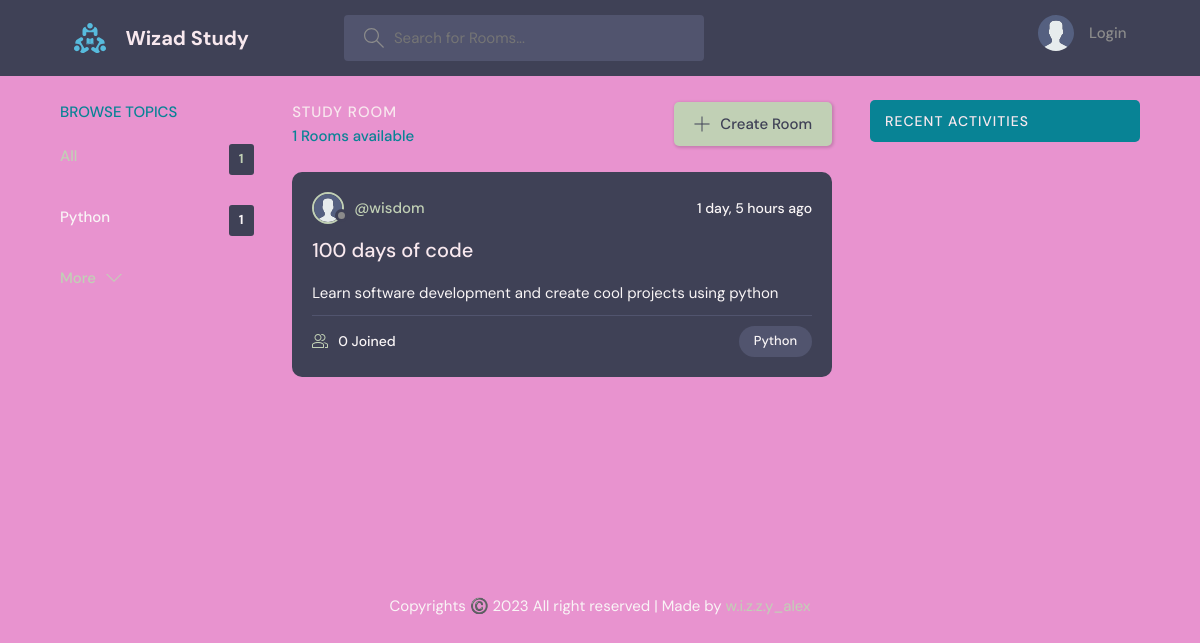
The page / on the database its author committed.
### base/models.py (models this page shows, shortened)
class Topic(models.Model):
    name = models.CharField(max_length=200)

class Room(models.Model):
    host = models.ForeignKey(User, on_delete=models.SET_NULL, null=True)
    topic = models.ForeignKey(Topic, on_delete=models.SET_NULL, null=True)
    name = models.CharField(max_length=200)
    description = models.TextField(null=True, blank=True)
    participants = models.ManyToManyField(User, related_name="participants", blank=True)
    updated = models.DateTimeField(auto_now=True)
    created = models.DateTimeField(auto_now_add=True)
    class Meta:
        ordering = ['-updated', '-created']

class User(AbstractUser):
    name = models.CharField(max_length=200, null=True)
    email = models.EmailField(unique=True, null=True)
    bio = models.TextField(null=True)
    avatar = models.ImageField(null=True, default="avatar.svg")
    USERNAME_FIELD = "email"
    REQUIRED_FIELDS = []

### base/views.py (the view)
# urls.py: path("", views.index, name="index"),
def index(response):
    q = response.GET.get('q') if response.GET.get('q') != None else ''
    rooms = Room.objects.filter(Q(topic__name__icontains=q) | Q(name__icontains=q)
                                | Q(description__icontains=q))
    topics = Topic.objects.all()[0:5]
    room_count = rooms.count()
    room_messages = Message.objects.filter(Q(room__topic__name__icontains=q))[0:5]
    context = {"rooms": rooms, "topics": topics, "room_count": room_count,
               "room_messages": room_messages}
    return render(response, "base/home.html", context)

### base/templates/base/home.html (shortened to what this page needs)
    {% extends "main.html" %}
    {% block content %}
    <main class="layout layout--3">
      <div class="container">
        {% include "base/topic_component.html" %}
           <div class="roomList">
          <div class="roomList__header">
            <div>
              <h2>Study Room</h2>
              <p>{{room_count}} Rooms available</p>
            </div>
            <a class="btn btn--main" href="{% url 'create-room' %}">
              <svg version="1.1" xmlns="http://www.w3.org/2000/svg" width="32" height="32" viewBox="0 0 32 32">
                <title>add</title>
                <path
                  d="M16.943 0.943h-1.885v14.115h-14.115v1.885h14.115v14.115h1.885v-14.115h14.115v-1.885h-14.115v-14.115z"
                ></path>
              </svg>
              Create Room
            </a>
          </div>
                  {% include "base/feed.html" %}
        </div>
            {% include "base/activity_component.html" %}
      </div>
    </main>
    {% endblock content %}

### base/templates/base/topic_component.html
        <div class="topics">
          <div class="topics__header">
            <h2>Browse Topics</h2>
          </div>
          <ul class="topics__list">
            <li>
              <a href="{% url 'index' %}" class="active">All <span>{{topics.count}}</span></a>
            </li>
              {% for topic in topics %}
            <li>
              <a href="{% url 'index' %}?q={{topic.name}}">{{topic.name}}<span>{{topic.room_set.all.count}}</span></a>
            </li>
            {% endfor %}
          </ul>
          <a class="btn btn--link" href="{% url 'topics' %}">
            More
            <svg version="1.1" xmlns="http://www.w3.org/2000/svg" width="32" height="32" viewBox="0 0 32 32">
              <title>chevron-down</title>
              <path d="M16 21l-13-13h-3l16 16 16-16h-3l-13 13z"></path>
            </svg>
          </a>
        </div>

### base/templates/base/feed.html (shortened to what this page needs)
    {% for room in rooms %}
          <div class="roomListRoom">
            <div class="roomListRoom__header">
              <a href="{% url 'user-profile' room.host.id %}" class="roomListRoom__author">
                <div class="avatar avatar--small">
                  <img src="{{room.host.avatar.url}}" />
                </div>
                <span>@{{room.host.username}}</span>
              </a>
              <div class="roomListRoom__actions">
                <span>{{room.created|timesince}} ago</span>
              </div>
            </div>
            <div class="roomListRoom__content">
              <a href="{% url 'room' room.id %}">{{room.name}}</a>
              <p>
                {{room.description}}
              </p>
            </div>
            <div class="roomListRoom__meta">
              <a href="{% url 'room' room.id %}" class="roomListRoom__joined">
                {{room.participants.all.count}} Joined
              </a>
              <p class="roomListRoom__topic">{{room.topic.name}}</p>
            </div>
          </div>
      {% endfor %}

### static/styles/main.css (style rules this page uses)
:root { --color-main: #C1D0B5; --color-main-light: #e1f6fb; --color-dark: #3f4156; --color-dark-medium: #51546e; --color-dark-light: #088395; --color-light: #F8E8EE; --color-gray: #8b8b8b; --color-light-gray: #F9F5F6; --color-bg: #E893CF; --color-success: #5dd693; --color-error: #fc4b0b; --ternary: #9c9c9c; }
* { font-family: "DM Sans", -apple-system, BlinkMacSystemFont, "Segoe UI", Roboto, Oxygen, Ubuntu, Cantarell, "Open Sans", "Helvetica Neue", sans-serif; margin: 0; padding: 0; box-sizing: border-box; text-rendering: optimizeLegibility; font-size: inherit; }
html { font-size: 56.25%; }
@media only screen and (min-width: 1200px) { html { font-size: 62.5%; } }
body { line-height: 1.6; font-weight: 400; font-size: 1.5rem; color: var(--color-light-gray); background-color: var(--color-bg); min-height: 100vh; }
img { width: 100%; }
a { display: inline-block; color: var(--color-main); text-decoration: none; }
.container { max-width: 120rem; width: 90%; margin: auto; }
.btn { background-color: transparent; border: none; display: inline-flex; align-items: center; gap: 1rem; cursor: pointer; transition: all ease-in-out 0.3s; padding: 1rem 2rem; border-radius: 5px; box-shadow: 1px 1px 3px 1px rgba(0, 0, 0, 0.15); font-weight: 500; }
.btn--link { border-radius: 0; padding: 0; color: var(--color-main); box-shadow: none; }
.btn--main { background-color: var(--color-main); color: var(--color-dark); }
.btn > svg { fill: currentColor; width: 1.6rem; height: 1.6rem; }
.avatar { position: relative; display: inline-block; border-radius: 50%; border: 2px solid var(--color-main); }
.avatar img { display: block; border-radius: 50%; object-fit: cover; object-position: center; }
.avatar::after { content: ""; display: block; position: absolute; background-color: var(--color-gray); z-index: 111; border-radius: 50%; border: 0.3rem solid var(--color-dark); }
.avatar.avatar--small img { width: 2.8rem; height: 2.8rem; }
.avatar.avatar--small:after { width: 0.7rem; height: 0.7rem; bottom: 0px; right: -6px; }
.layout { margin-top: 2.4rem; }
.layout > .container { display: flex; justify-content: space-between; align-items: flex-start; }
.layout--3 > .container > div:first-child { flex-basis: 18%; max-width: 22.5rem; }
.layout--3 > .container > div:nth-child(2) { flex-basis: 50%; }
.topics__header { margin-bottom: 2rem; }
.topics__header h2 { text-transform: uppercase; font-weight: 500; color: var(--color-dark-light); }
.topics__list { list-style: none; }
.topics__list li a { display: flex; justify-content: space-between; margin-bottom: 3rem; font-weight: 500; color: var(--color-light-gray); transition: all 0.3s ease-in-out; }
.topics__list li a.active, .topics__list li a:hover { color: var(--color-main); }
.topics__list li a span { padding: 0.5rem 1rem; background-color: var(--color-dark); border-radius: 3px; font-size: 1.3rem; font-weight: 700; letter-spacing: 1px; }
.roomList__header { display: flex; justify-content: space-between; align-items: center; margin-bottom: 2.4rem; }
.roomList__header h2 { text-transform: uppercase; font-weight: 500; color: var(--color-light); letter-spacing: 1px; }
.roomList__header p { font-weight: 500; color: var(--color-dark-light); }
.roomListRoom { margin-bottom: 2.4rem; background-color: var(--color-dark); border-radius: 1rem; padding: 2rem; }
.roomListRoom__header { display: flex; justify-content: space-between; align-items: center; }
.roomListRoom__author { font-weight: 500; display: flex; align-items: center; gap: 1rem; }
.roomListRoom__actions { display: flex; align-items: flex-start; gap: 1rem; position: relative; }
.roomListRoom__actions span { font-size: 1.4rem; font-weight: 500; }
.roomListRoom__content { margin: 1rem 0; }
.roomListRoom__content a { font-size: 2rem; font-weight: 500; margin-bottom: 1.5rem; color: var(--color-light); transition: all 0.3s ease-in-out; }
.roomListRoom__meta { border-top: 1px solid var(--color-dark-medium); padding-top: 1rem; display: flex; align-items: center; justify-content: space-between; }
.roomListRoom__joined { color: var(--color-light-gray); display: flex; align-items: center; gap: 1rem; font-size: 1.4rem; font-weight: 500; }
.roomListRoom__joined svg { fill: var(--color-main); width: 1.6rem; height: 1.6rem; }
.roomListRoom__topic { padding: 5px 1.5rem; background-color: var(--color-dark-medium); border-radius: 5rem; font-weight: 500; font-size: 1.3rem; }

### rows shown on the page
Topic: name "Python", room_set.all.count "1"
Room: host.avatar (placeholder picture), host.username "wisdom", created "1 day, 5 hours", name "100 days of code", description "Learn software development and create cool projects using python", participants.all.count "0", topic.name "Python"

### other values the page prints
{{ topics.count }} "1"
{{ room_count }} "1"
